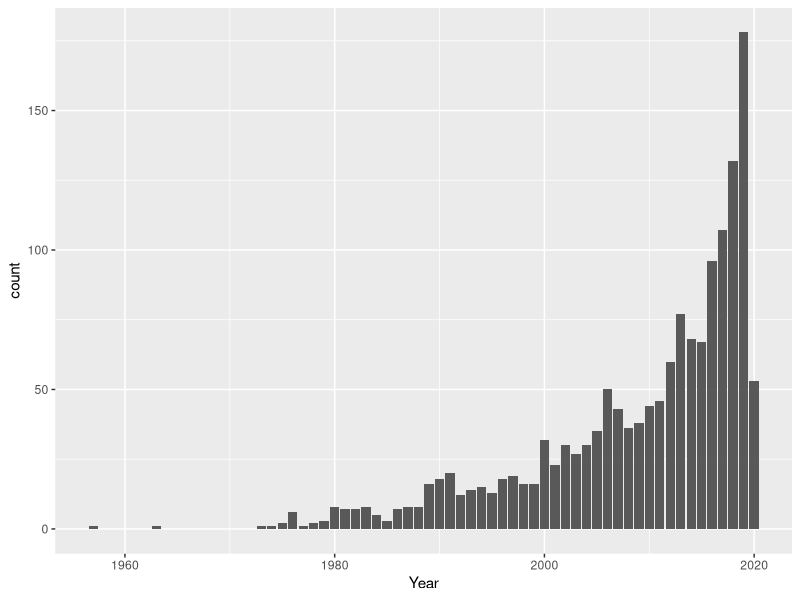
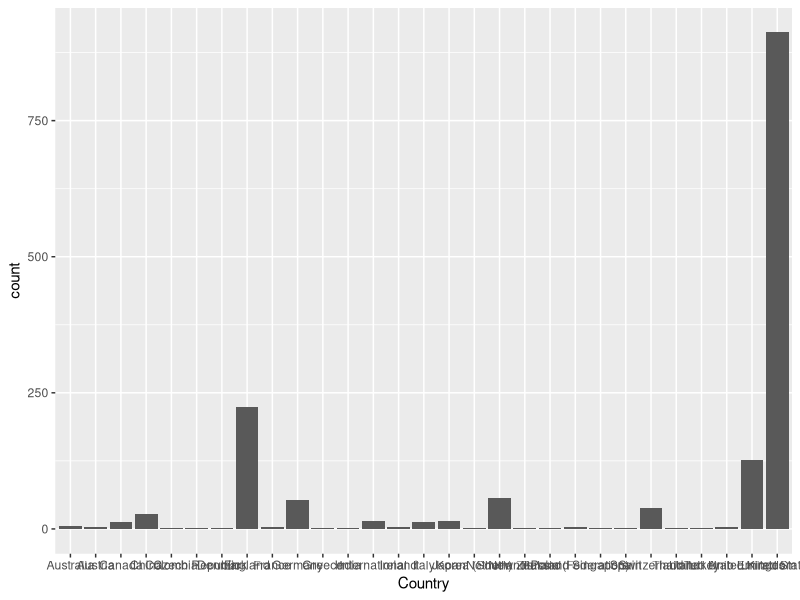

Recreate these plots in R, in order.
library(tidyverse)
library(here)

# Import record data file
record_data <- read.csv(file = here("data", "record-data.csv"), stringsAsFactors = F)

# Publication by year
g_pub_year <-
  record_data %>% 
    group_by(Year) %>% 
    summarise(count = n()) %>% 
    ggplot() + 
    geom_bar(aes(x = Year, y = count), stat = "identity")

#Publication by country
g_pub_country <-
 record_data %>% 
    group_by(Country) %>% 
    summarise(count = n()) %>% 
    arrange(desc(count)) %>% 
    ggplot() + 
    geom_bar(aes(x = Country, y = count), stat = "identity")


## Graph export
ggsave("Publication-by-year.pdf", plot = g_pub_year, 
       width = 7, height = 5, units = "cm",
       path = here("plots"))

ggsave("Publication-by-country.pdf", plot = g_pub_country,
       width = 7, height = 5, units = "cm",
       path = here("plots"))
